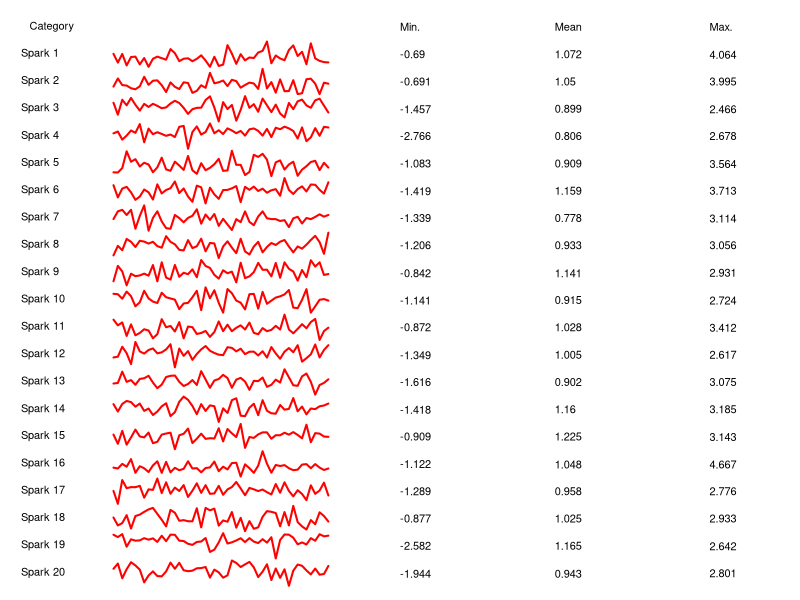
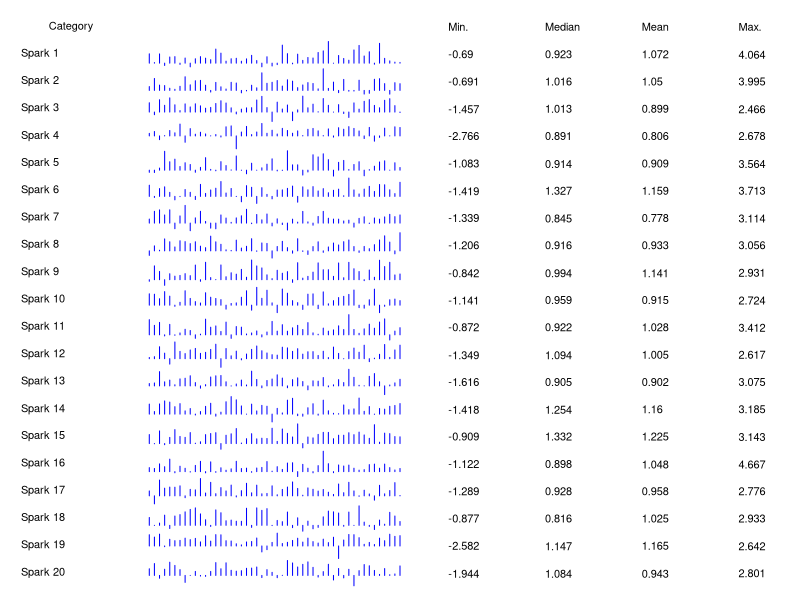
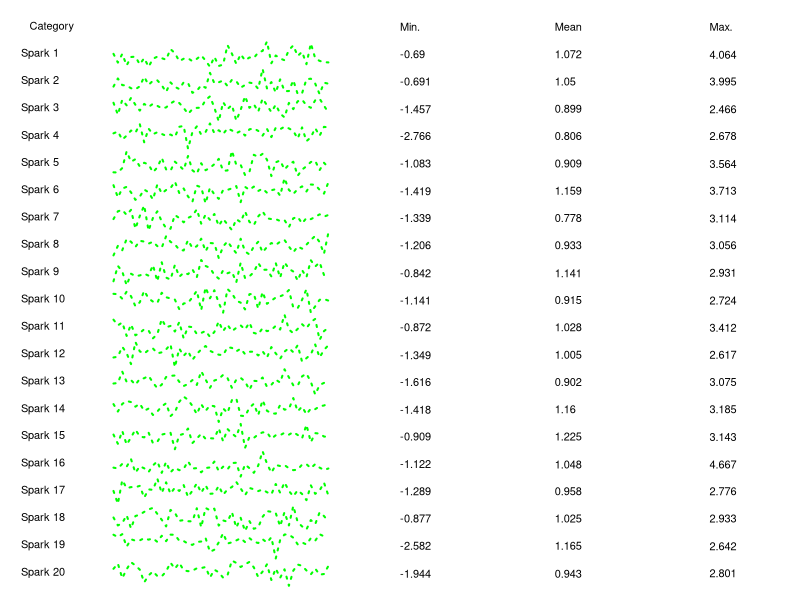

Here is the R script that generated these plots, in order:
#--------------------------------------------------------------------#
# sparky.r: Beta version code for producing Tufte's "sparklines".    #
# Author  : A.R. Kronlund                                            #
# Date Revised:                                                      #
# 19-Oct-06 - Proof of concept prototype for that Cox guy.           #
# 20-Oct-06 - Beta version 1, no warrantee supplied.                 #
#--------------------------------------------------------------------#

calcStats <- function( x )
{
  # Calculates summary statistics.
  result <- summary( x )
  result
}

calcXaxis <- function( x, labelPct=0.25, plotPct=0.25 )
{
  # Extends the range of the x-axis to left and right such
  # that the plot occupies plotPct of the range, and the label
  # occupies labelPct of the range.

  # Check to ensure the percentages are within [0,1].
  if ( labelPct < 0 & labelPct > 1 )
  {
    labelPct <- 0.25
    cat( "\ncalcXaxis: labelPct out of bounds - reset.\n" )
  }
  if ( plotPct  < 0 | plotPct  > 1 )
  {
    labelPct <- 0.25
    cat( "\ncalcXaxis: plotPct out of bounds - reset.\n" )
  }

  xLim <- range( x,na.rm=TRUE )
  xDiff <- xLim[2] - xLim[1]

  # Some stupid algebra.
  xRange <- xDiff / plotPct
  newLim <- xLim
  newLim[1] <- xLim[1] - labelPct*xRange
  newLim[2] <- xLim[2] + (1.0-labelPct-plotPct)*xRange
  newLim
}

panLab <- function( x, y, txt, ... )
{
  # Allows text to be placed in plot panel at 0<x<1, 0<y<1.
  usr <- par( "usr" )
  par( usr=c(0,1,0,1) )
  text( x, y, txt, ... )
  par( usr=usr )
  return( NULL )
}

plt.lines <- function( x, y, xLim,... )
{
  # Plot a line graph.
  plot( x,y, type="n", axes=F, xlab="", xlim=xLim, ylab="" )
  lines( x,y,... )
}

plt.spikes <- function( x, y, xLim,... )
{
  # Plot a high density "spike" graph.
  plot( x,y,type="n",axes=F, xlab="", xlim=xLim, ylab="" )
  lines( x,y,type="h",... )
}

plt.spark <- function( x, y, plotFun, stats, labelPct=0.15, plotPct=0.25,
                       statPos=NULL,... )
{
  # Plots sparklines plots as described by Edward Tufte.
  #
  # y       : matrix with one column for each sparkline.
  # plotFun : the plot function to call (user defined).
  # stats   : matrix with statistics for each sparkline.
  #           All statistics in the stats matrix are placed on the plot, so
  #           subset the columns of this matrix as appropriate.
  # labelPct: the percent of the plot x-axis used by the spark labels.
  # plotPct : the percent of the plot x-axis used by the spark plot.
  # statPos : vector holding [0,1] positions of summary stats (optional).
  #           If statPos is not supplied then the statistics are equally
  #           spaced in along the x-axis in the space leftover after the
  #           labels and the spark line plot.
  #
  # Note that plot parameters such as "col" and "lwd" or "lty" can be passed
  # because of the "..." notation in the function header.

  # Number of sparklines and maximum data points each sparkline.
  nSpark <- ncol( y )
  nPts   <- nrow( y )

  # Extract the spark category names from the data, or build them.
  dataNames <- dimnames( y )
  if ( is.null( dataNames[[2]] ) )
    sparkNames <- paste( "Category",c(1:nSpark) )
  else
    sparkNames <- dataNames[[2]]

  # Get the statistics labels.
  statNames <- dimnames( stats )
  if ( is.null( statNames[[2]] ) )
    statNames <- paste( "Stat",c(1:ncol(stats)) )
  else
    statNames <- statNames[[2]]

  # Compute the positions of the statistics.
  statPct <- 1.0 - labelPct - plotPct
  statPos <- seq( (labelPct+plotPct),1,statPct/length(statNames) )
  offset  <- diff(statPos)/2.0
  statPos <- statPos[1:(length(statPos)-1)] + offset

  # Configure graphics panels to have nSpark rows and one column.
  # An additional panel is required for the header.

  par( oma=c(1,1,1,1), mar=c(0,0,0,0), mfrow=c(nSpark+1,1) )

  # Plot the header graphics panel.
  plot( c(0,1),c(0,1), type="n", axes=F, xlab="", ylab="" )

  # Output the header.
  panLab( labelPct/2,0.5,"Category" )
  for ( k in 1:ncol(stats) )
    panLab( statPos[k],0.5, adj=0, statNames[k] )

  # Loop over the sparklines.
  for ( j in 1:nSpark )
  {
    # Extend the x-axis to allow the spark plot to occupy
    # "plotPct" of the range, and the labels "labelPct".

    xLim <- calcXaxis( x,labelPct,plotPct )

    # Plot the sparkline.  User controls what plot is used by
    # passing a function name plotFun= as an argument to plt.spark.

    plotFun( x,y[,j],xLim,...)

    # Sparkline main row labels.
    panLab( 0.01, 0.5, adj=0, sparkNames[j] )

    # Make summary text of stats.
    for ( k in 1:ncol(stats) )
      panLab( statPos[k],0.5, adj=0, round(stats[j,k],3 ) )
  }
  par( mfrow=c(1,1) )
}

#-------------------------------------------------------------------#

# Generate test data set.
nData <- 1000
sparkData <- matrix( rnorm( nData, mean=1, sd=1 ), nrow=nData/20, ncol=20 )
dimnames( sparkData ) <- list( NULL,paste( "Spark",c(1:ncol(sparkData)) ) )

# Calculate summary statistics make columns the spark categories.
sparkStats <- t( apply( sparkData,2,calcStats ) )

# Plot some examples.

plt.spark( x=c(1:nrow(sparkData)),y=sparkData,plt.lines,
           sparkStats[,c("Min.","Mean","Max.")],
           col="red", lwd=2,
           labelPct=0.1, plotPct=0.3 )

cat( "\nPress Enter to continue\n" )
scan()

plt.spark( x=c(1:nrow(sparkData)),y=sparkData,plt.spikes,
           sparkStats[,c("Min.","Median","Mean","Max.")],
           col="blue", plotPct=0.35 )

cat( "\nPress Enter to continue\n" )
scan()

plt.spark( x=c(1:nrow(sparkData)),y=sparkData,plt.lines,
           sparkStats[,c("Min.","Mean","Max.")],
           cex=2.0, col="green", lty=3, lwd=2,
           labelPct=0.1, plotPct=0.3 )
